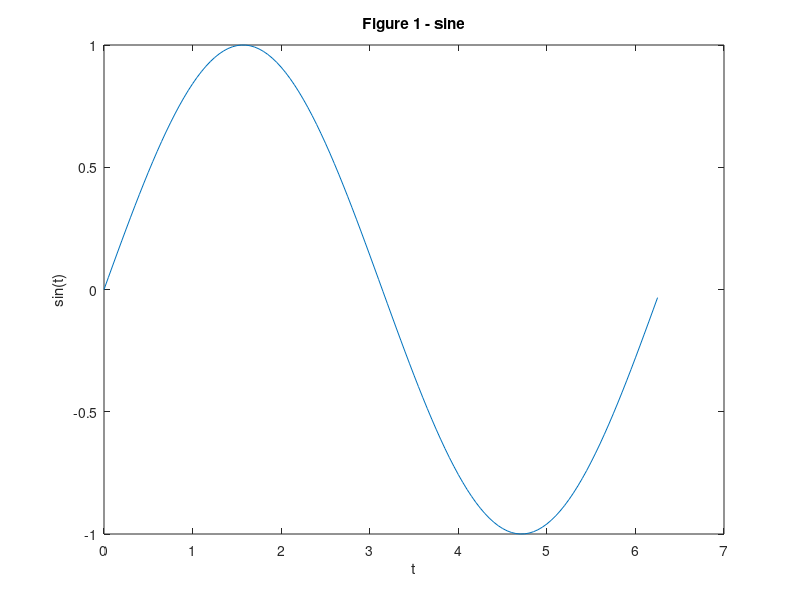

Reproduce this figure in MATLAB. (Note: this script raises an error after producing the figure.)
% =========================================================
% MathTool Figure And Close Example
% =========================================================
% Demonstrates:
% - figure
% - figure(n)
% - close
% - close(n)
% - close all
% =========================================================

t = 0:0.05:2*pi;

% Create the next available figure.
figure
plot(t, sin(t));
title("Figure 1 - sine");
xlabel("t");
ylabel("sin(t)");
grid(true);

% Create or activate figure 2.
figure(2);
plot(t, cos(t));
title("Figure 2 - cosine");
xlabel("t");
ylabel("cos(t)");
grid(true);

% Return to figure 1 and replace/update its current plot.
figure(1);
plot(t, sin(t) .* cos(t));
title("Figure 1 - sin(t) * cos(t)");
xlabel("t");
ylabel("product");
grid(true);

% Close a specific numbered figure.
close(2);

% Create figure 3, then close the current figure.
figure(3);
plot(t, exp(t .* -0.25) .* sin(t .* 4));
title("Figure 3 - damped oscillation");
xlabel("t");
ylabel("amplitude");
grid(true);

close;

% Leave one final figure visible after the example finishes.
figure(4);
plot(t, sin(t));
title("Figure 4 - final visible figure");
xlabel("t");
ylabel("sin(t)");
grid(true);

% Close every open figure.
% This is commented so running the example leaves Figure 4 visible.
% close all

disp("Figure and close example complete");
